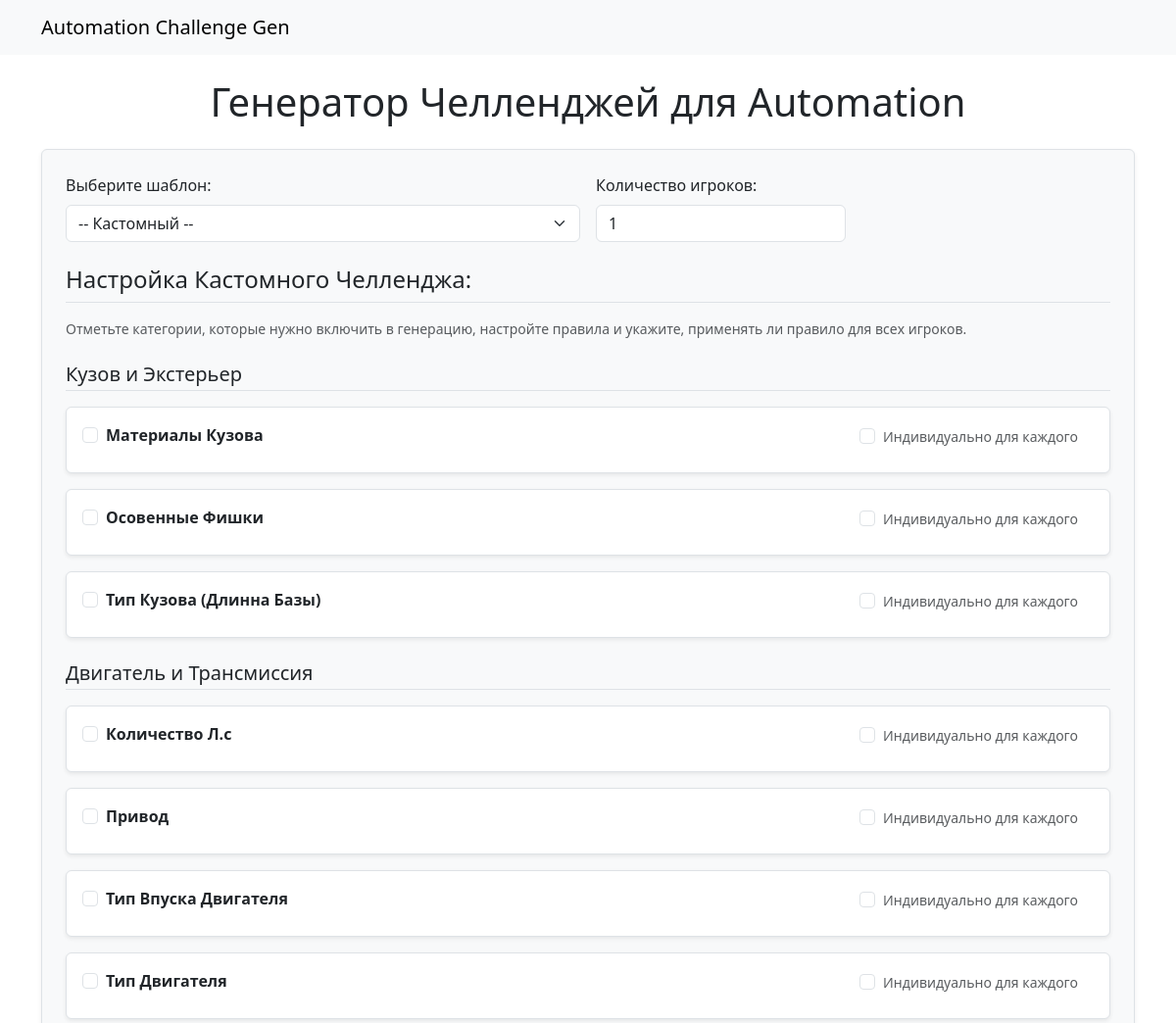
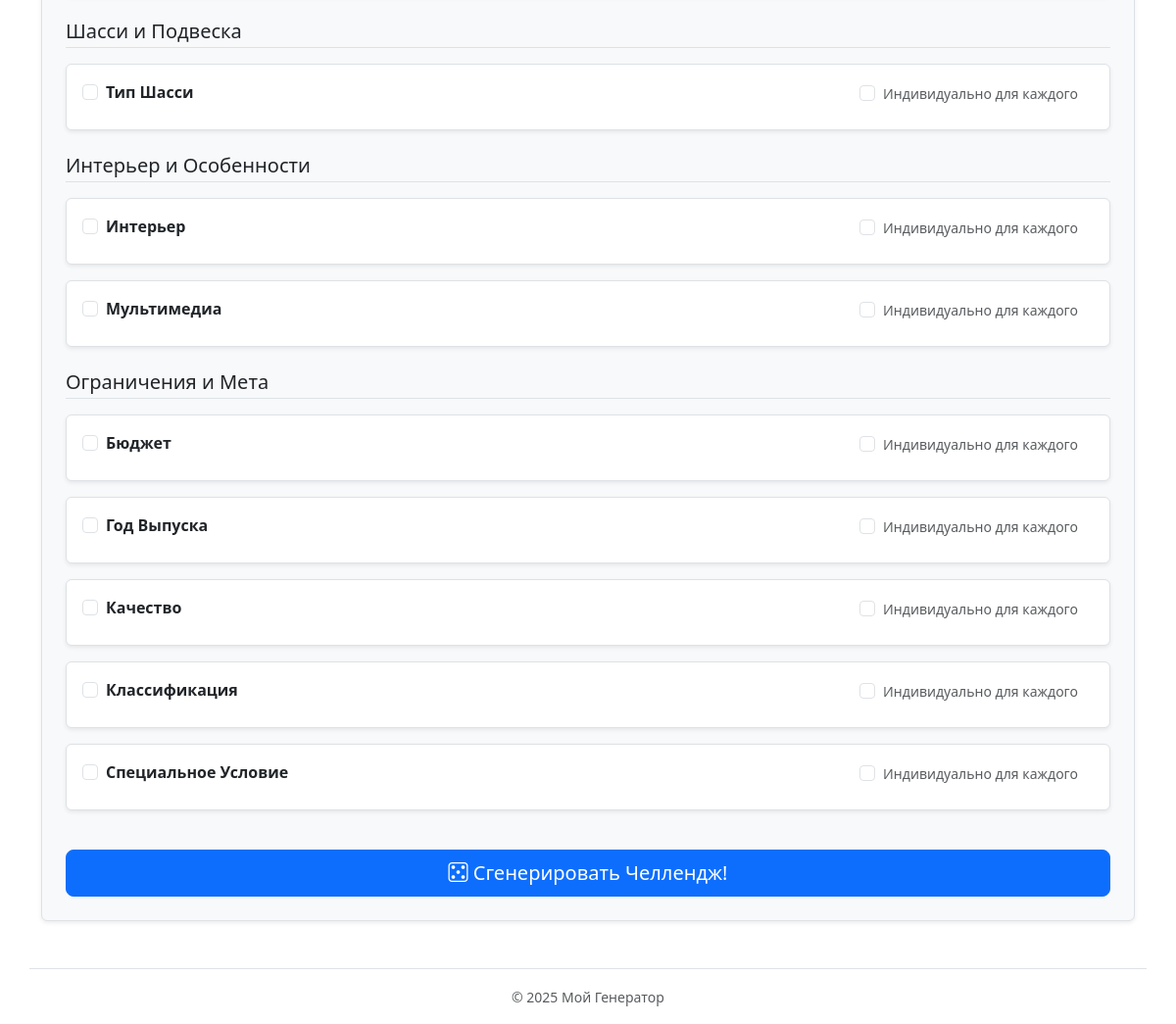
The page / on the database its author committed (2 pictures, top to bottom).
### app/models.py (models this page shows, shortened)
class Category(db.Model):
    id = db.Column(db.Integer, primary_key=True)
    name = db.Column(db.String(80), unique=True, nullable=False)
    values = db.relationship('Value', backref='category', lazy='joined', cascade="all, delete-orphan")
    description = db.Column(db.String(200)) # Описание самой категории
    display_group = db.Column(db.String(100), nullable=True, index=True)

### app/main/routes.py (the view)
@main.route('/')
def index():
    templates = []
    grouped_categories = OrderedDict()
    group_order = [
        "Кузов и Экстерьер", "Двигатель и Трансмиссия", "Шасси и Подвеска",
        "Интерьер и Особенности", "Ограничения и Мета", "Прочее"
    ]
    try:
        templates = Template.query.order_by(Template.name).all()
        all_categories_from_db = Category.query.options(
            db.joinedload(Category.values)
        ).order_by(Category.display_group, Category.name).all()
        for group_name in group_order:
            grouped_categories[group_name] = []
        for category in all_categories_from_db:
            group_name = category.display_group if category.display_group else "Прочее"
            if group_name not in grouped_categories:
                grouped_categories[group_name] = []
            grouped_categories[group_name].append(category)
    except Exception as e:
        current_app.logger.error(f"Database error fetching data for index: {e}")
        flash('Ошибка загрузки данных из базы данных.', 'error')
    return render_template('index.html',
                           templates=templates,
                           grouped_categories=grouped_categories,
                           result=None,
                           selected_template_id='custom',
                           form_data=MultiDict(),
                           generation_config=None, # No config on initial load
                           now=datetime.utcnow)

### app/templates/index.html (shortened to what this page needs)
{% extends "base.html" %}
{% from "_macros.html" import render_category_settings %}
{% block content %}
    <h1 class="mb-4 text-center">Генератор Челленджей для Automation</h1>
    <form action="{{ url_for('main.generate_challenge') }}" method="post" class="mb-5 p-4 border rounded bg-light shadow-sm">
        <div class="row g-3 mb-3 align-items-end">
            <div class="col-md-6">
                <label for="template_select" class="form-label">Выберите шаблон:</label>
                <select name="template_id" id="template_select" class="form-select">
                    <option value="custom" {% if selected_template_id == 'custom' %}selected{% endif %}>-- Кастомный --</option>
                </select>
            </div>
             <div class="col-md-3">
                 <label for="num_players" class="form-label">Количество игроков:</label>
                 <input type="number" name="num_players" id="num_players" class="form-control"
                        value="{{ form_data.get('num_players', '1') }}" min="1" max="10">
             </div>
        </div>
        <div id="custom_settings" style="display: {% if selected_template_id == 'custom' %}block{% else %}none{% endif %};" class="mt-4">
             <h4 class="mb-3 border-bottom pb-2">Настройка Кастомного Челленджа:</h4>
             <p class="text-muted small mb-3">Отметьте категории, которые нужно включить в генерацию, настройте правила и укажите, применять ли правило для всех игроков.</p>
             {% if grouped_categories %}
                 {% for group_name, categories_in_group in grouped_categories.items() %}
                     {% if categories_in_group %}
                         <h5 class="mt-4 mb-3 border-bottom pb-1">{{ group_name }}</h5>
                         {% for category in categories_in_group %}
                             {{ render_category_settings(category, form_data) }}
                         {% endfor %}
                     {% endif %}
                 {% endfor %}
             {% else %}
                <p class="text-muted">Нет доступных категорий для настройки.</p>
             {% endif %}
        </div>
        <button type="submit" class="btn btn-primary w-100 mt-4 btn-lg"> <i class="bi bi-dice-5"></i> Сгенерировать Челлендж!</button>
    </form>
{% endblock %}

### app/templates/base.html (shortened to what this page needs)
<!DOCTYPE html>
<html lang="ru" data-bs-theme="light">
<head>
    <link href="https://cdn.jsdelivr.net/npm/bootstrap@5.3.3/dist/css/bootstrap.min.css" rel="stylesheet">
    <link rel="stylesheet" href="https://cdn.jsdelivr.net/npm/bootstrap-icons@1.11.3/font/bootstrap-icons.min.css">
    <link rel="stylesheet" href="{{ url_for('static', filename='css/main.css') }}">
</head>
<body>
    <nav class="navbar navbar-expand-lg bg-body-tertiary mb-4">
      <div class="container">
        <a class="navbar-brand" href="{{ url_for('main.index') }}">Automation Challenge Gen</a>
      </div>
    </nav>
    <div class="container mt-4 mb-5">
        {% block content %}{% endblock %}
    </div>
    <footer class="container text-center text-muted mt-5 py-3 border-top">
        <small>© {{ now().year }} Мой Генератор</small>
    </footer>
</body>
</html>

### app/templates/_macros.html (shortened to what this page needs)
{% macro render_category_settings(category, form_data) %}
<div class="custom-category-block mb-3 p-3 border rounded bg-white shadow-sm">
    <div class="d-flex justify-content-between align-items-center mb-2">
        <div class="form-check">
            <input class="form-check-input" type="checkbox" id="include_cat_{{ category.id }}" name="include_category" value="{{ category.name }}"
                   {% if category.name in form_data.getlist('include_category') %}checked{% endif %}>
            <label class="form-check-label fw-bold" for="include_cat_{{ category.id }}">
                {{ category.name | replace('_', ' ') | title }}
            </label>
        </div>
        <div class="form-check form-check-inline ms-3">
             <input class="form-check-input individual-setting-checkbox" type="checkbox" id="individual_{{ category.id }}" name="individual_{{ category.name }}" value="true"
                    {% if form_data.get('individual_' + category.name) %}checked{% endif %}>
             <label class="form-check-label small text-muted" for="individual_{{ category.id }}">
                 Индивидуально для каждого
             </label>
        </div>
    </div>
</div>
{% endmacro %}

### app/static/css/main.css (style rules this page uses)
.custom-category-block { transition: background-color 0.2s ease-in-out; }
.custom-category-block .d-flex .form-check-inline { margin-bottom: 0; }

### rows shown on the page
Category: name "Материалы Кузова"
Category: name "Осовенные Фишки"
Category: name "Тип Кузова (Длинна Базы)"
Category: name "Количество Л.с"
Category: name "Привод"
Category: name "Тип Впуска Двигателя"
Category: name "Тип Двигателя"
Category: name "Тип Шасси"
Category: name "Интерьер"
Category: name "Мультимедиа"
Category: name "Бюджет"
Category: name "Год Выпуска"
Category: name "Качество"
Category: name "Классификация"
Category: name "Специальное Условие"

### other values the page prints
{{ group_name }} "Кузов и Экстерьер" "Двигатель и Трансмиссия" "Шасси и Подвеска" "Интерьер и Особенности" "Ограничения и Мета"
